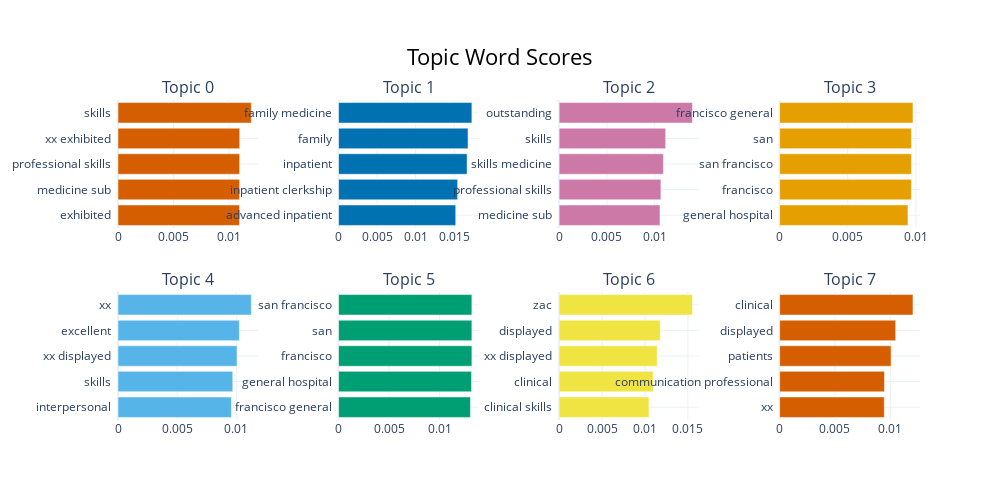

Notebook source saved alongside this figure:
### Code cell
NonUIM_topic_model.visualize_barchart()

### Figure 1 — Plotly figure (JSON) as saved in the notebook; plotly's stock layout.template omitted (floating-point values rounded to 4 significant figures)
{"data": [{"marker": {"color": "#D55E00"}, "orientation": "h", "type": "bar", "x": [0.01095, 0.01095, 0.01096, 0.01097, 0.01202], "xaxis": "x", "y": ["exhibited  ", "medicine sub  ", "professional skills  ", "xx exhibited  ", "skills  "], "yaxis": "y"}, {"marker": {"color": "#0072B2"}, "orientation": "h", "type": "bar", "x": [0.01518, 0.01543, 0.01665, 0.01677, 0.01727], "xaxis": "x2", "y": ["advanced inpatient  ", "inpatient clerkship  ", "inpatient  ", "family  ", "family medicine  "], "yaxis": "y2"}, {"marker": {"color": "#CC79A7"}, "orientation": "h", "type": "bar", "x": [0.01055, 0.01064, 0.0109, 0.01114, 0.01394], "xaxis": "x3", "y": ["medicine sub  ", "professional skills  ", "skills medicine  ", "skills  ", "outstanding  "], "yaxis": "y3"}, {"marker": {"color": "#E69F00"}, "orientation": "h", "type": "bar", "x": [0.009422, 0.009673, 0.009673, 0.009673, 0.00979], "xaxis": "x4", "y": ["general hospital  ", "francisco  ", "san francisco  ", "san  ", "francisco general  "], "yaxis": "y4"}, {"marker": {"color": "#56B4E9"}, "orientation": "h", "type": "bar", "x": [0.009583, 0.009696, 0.01006, 0.01025, 0.01126], "xaxis": "x5", "y": ["interpersonal  ", "skills  ", "xx displayed  ", "excellent  ", "xx  "], "yaxis": "y5"}, {"marker": {"color": "#009E73"}, "orientation": "h", "type": "bar", "x": [0.01306, 0.01317, 0.0132, 0.0132, 0.0132], "xaxis": "x6", "y": ["francisco general  ", "general hospital  ", "francisco  ", "san  ", "san francisco  "], "yaxis": "y6"}, {"marker": {"color": "#F0E442"}, "orientation": "h", "type": "bar", "x": [0.01046, 0.01094, 0.01142, 0.01178, 0.01553], "xaxis": "x7", "y": ["clinical skills  ", "clinical  ", "xx displayed  ", "displayed  ", "zac  "], "yaxis": "y7"}, {"marker": {"color": "#D55E00"}, "orientation": "h", "type": "bar", "x": [0.009462, 0.009479, 0.01008, 0.01049, 0.01206], "xaxis": "x8", "y": ["xx  ", "communication professional  ", "patients  ", "displayed  ", "clinical  "], "yaxis": "y8"}], "layout": {"annotations": [{"font": {"size": 16}, "showarrow": false, "text": "Topic 0", "x": 0.0875, "xanchor": "center", "xref": "paper", "y": 1, "yanchor": "bottom", "yref": "paper"}, {"font": {"size": 16}, "showarrow": false, "text": "Topic 1", "x": 0.3625, "xanchor": "center", "xref": "paper", "y": 1, "yanchor": "bottom", "yref": "paper"}, {"font": {"size": 16}, "showarrow": false, "text": "Topic 2", "x": 0.6375, "xanchor": "center", "xref": "paper", "y": 1, "yanchor": "bottom", "yref": "paper"}, {"font": {"size": 16}, "showarrow": false, "text": "Topic 3", "x": 0.9125, "xanchor": "center", "xref": "paper", "y": 1, "yanchor": "bottom", "yref": "paper"}, {"font": {"size": 16}, "showarrow": false, "text": "Topic 4", "x": 0.0875, "xanchor": "center", "xref": "paper", "y": 0.4, "yanchor": "bottom", "yref": "paper"}, {"font": {"size": 16}, "showarrow": false, "text": "Topic 5", "x": 0.3625, "xanchor": "center", "xref": "paper", "y": 0.4, "yanchor": "bottom", "yref": "paper"}, {"font": {"size": 16}, "showarrow": false, "text": "Topic 6", "x": 0.6375, "xanchor": "center", "xref": "paper", "y": 0.4, "yanchor": "bottom", "yref": "paper"}, {"font": {"size": 16}, "showarrow": false, "text": "Topic 7", "x": 0.9125, "xanchor": "center", "xref": "paper", "y": 0.4, "yanchor": "bottom", "yref": "paper"}], "height": 500, "hoverlabel": {"bgcolor": "white", "font": {"family": "Rockwell", "size": 16}}, "showlegend": false, "title": {"font": {"color": "Black", "size": 22}, "text": "Topic Word Scores", "x": 0.5, "xanchor": "center", "yanchor": "top"}, "width": 1000, "xaxis": {"anchor": "y", "domain": [0, 0.175], "showgrid": true}, "xaxis2": {"anchor": "y2", "domain": [0.275, 0.45], "showgrid": true}, "xaxis3": {"anchor": "y3", "domain": [0.55, 0.725], "showgrid": true}, "xaxis4": {"anchor": "y4", "domain": [0.825, 1], "showgrid": true}, "xaxis5": {"anchor": "y5", "domain": [0, 0.175], "showgrid": true}, "xaxis6": {"anchor": "y6", "domain": [0.275, 0.45], "showgrid": true}, "xaxis7": {"anchor": "y7", "domain": [0.55, 0.725], "showgrid": true}, "xaxis8": {"anchor": "y8", "domain": [0.825, 1], "showgrid": true}, "yaxis": {"anchor": "x", "domain": [0.6, 1], "showgrid": true}, "yaxis2": {"anchor": "x2", "domain": [0.6, 1], "showgrid": true}, "yaxis3": {"anchor": "x3", "domain": [0.6, 1], "showgrid": true}, "yaxis4": {"anchor": "x4", "domain": [0.6, 1], "showgrid": true}, "yaxis5": {"anchor": "x5", "domain": [0, 0.4], "showgrid": true}, "yaxis6": {"anchor": "x6", "domain": [0, 0.4], "showgrid": true}, "yaxis7": {"anchor": "x7", "domain": [0, 0.4], "showgrid": true}, "yaxis8": {"anchor": "x8", "domain": [0, 0.4], "showgrid": true}}}
